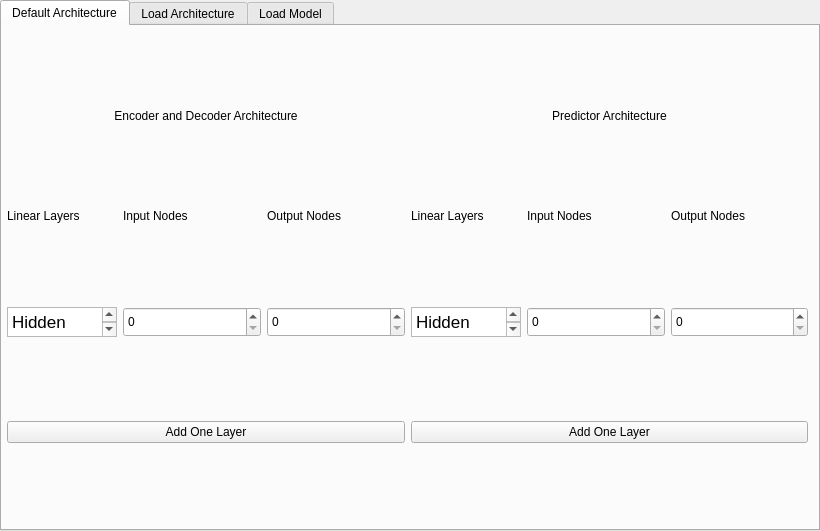
<?xml version="1.0" encoding="UTF-8"?>
<ui version="4.0">
 <class>Form</class>
 <widget class="QWidget" name="Form">
  <property name="geometry">
   <rect>
    <x>0</x>
    <y>0</y>
    <width>820</width>
    <height>531</height>
   </rect>
  </property>
  <property name="windowTitle">
   <string>Form</string>
  </property>
  <property name="layoutDirection">
   <enum>Qt::LeftToRight</enum>
  </property>
  <widget class="QTabWidget" name="tabWidget">
   <property name="geometry">
    <rect>
     <x>0</x>
     <y>0</y>
     <width>820</width>
     <height>531</height>
    </rect>
   </property>
   <property name="currentIndex">
    <number>0</number>
   </property>
   <widget class="QWidget" name="tab">
    <attribute name="title">
     <string>Default Architecture</string>
    </attribute>
    <widget class="QWidget" name="horizontalLayoutWidget">
     <property name="geometry">
      <rect>
       <x>0</x>
       <y>0</y>
       <width>811</width>
       <height>501</height>
      </rect>
     </property>
     <layout class="QHBoxLayout" name="horizontalLayout">
      <property name="leftMargin">
       <number>5</number>
      </property>
      <property name="topMargin">
       <number>5</number>
      </property>
      <property name="rightMargin">
       <number>5</number>
      </property>
      <property name="bottomMargin">
       <number>5</number>
      </property>
      <item>
       <layout class="QVBoxLayout" name="EncoderLayout">
        <item>
         <widget class="QLabel" name="EncoderLabel">
          <property name="maximumSize">
           <size>
            <width>16777215</width>
            <height>15</height>
           </size>
          </property>
          <property name="layoutDirection">
           <enum>Qt::LeftToRight</enum>
          </property>
          <property name="midLineWidth">
           <number>0</number>
          </property>
          <property name="text">
           <string>Encoder and Decoder Architecture</string>
          </property>
          <property name="alignment">
           <set>Qt::AlignHCenter|Qt::AlignTop</set>
          </property>
         </widget>
        </item>
        <item>
         <layout class="QHBoxLayout" name="horizontalLayout_6">
          <property name="bottomMargin">
           <number>0</number>
          </property>
          <item>
           <widget class="QLabel" name="EncoderLabelTxt">
            <property name="maximumSize">
             <size>
              <width>110</width>
              <height>15</height>
             </size>
            </property>
            <property name="text">
             <string>Linear Layers</string>
            </property>
           </widget>
          </item>
          <item>
           <widget class="QLabel" name="EncoderLabelIn">
            <property name="maximumSize">
             <size>
              <width>16777215</width>
              <height>15</height>
             </size>
            </property>
            <property name="text">
             <string>Input Nodes</string>
            </property>
           </widget>
          </item>
          <item>
           <widget class="QLabel" name="EncoderLabelOut">
            <property name="maximumSize">
             <size>
              <width>16777215</width>
              <height>15</height>
             </size>
            </property>
            <property name="text">
             <string>Output Nodes</string>
            </property>
           </widget>
          </item>
         </layout>
        </item>
        <item>
         <layout class="QHBoxLayout" name="horizontalLayout_2">
          <item>
           <widget class="QTextBrowser" name="EncoderTxt">
            <property name="maximumSize">
             <size>
              <width>110</width>
              <height>30</height>
             </size>
            </property>
            <property name="html">
             <string>&lt;!DOCTYPE HTML PUBLIC &quot;-//W3C//DTD HTML 4.0//EN&quot; &quot;http://www.w3.org/TR/REC-html40/strict.dtd&quot;&gt;
&lt;html&gt;&lt;head&gt;&lt;meta name=&quot;qrichtext&quot; content=&quot;1&quot; /&gt;&lt;meta charset=&quot;utf-8&quot; /&gt;&lt;style type=&quot;text/css&quot;&gt;
p, li { white-space: pre-wrap; }
hr { height: 1px; border-width: 0; }
li.unchecked::marker { content: &quot;\2610&quot;; }
li.checked::marker { content: &quot;\2612&quot;; }
&lt;/style&gt;&lt;/head&gt;&lt;body style=&quot; font-family:'.AppleSystemUIFont'; font-size:13pt; font-weight:400; font-style:normal;&quot;&gt;
&lt;p style=&quot; margin-top:0px; margin-bottom:0px; margin-left:0px; margin-right:0px; -qt-block-indent:0; text-indent:0px;&quot;&gt;Hidden Layer 1&lt;/p&gt;&lt;/body&gt;&lt;/html&gt;</string>
            </property>
           </widget>
          </item>
          <item>
           <widget class="QSpinBox" name="encoderSpinIn">
            <property name="minimumSize">
             <size>
              <width>0</width>
              <height>30</height>
             </size>
            </property>
            <property name="maximumSize">
             <size>
              <width>16777215</width>
              <height>16777215</height>
             </size>
            </property>
           </widget>
          </item>
          <item>
           <widget class="QSpinBox" name="encoderSpinOut">
            <property name="minimumSize">
             <size>
              <width>0</width>
              <height>30</height>
             </size>
            </property>
            <property name="maximumSize">
             <size>
              <width>16777215</width>
              <height>16777215</height>
             </size>
            </property>
           </widget>
          </item>
         </layout>
        </item>
        <item>
         <widget class="QPushButton" name="encoderAdd">
          <property name="maximumSize">
           <size>
            <width>16777215</width>
            <height>16777215</height>
           </size>
          </property>
          <property name="focusPolicy">
           <enum>Qt::StrongFocus</enum>
          </property>
          <property name="layoutDirection">
           <enum>Qt::LeftToRight</enum>
          </property>
          <property name="text">
           <string>Add One Layer</string>
          </property>
          <property name="default">
           <bool>false</bool>
          </property>
          <property name="flat">
           <bool>false</bool>
          </property>
         </widget>
        </item>
        <item>
         <layout class="QHBoxLayout" name="horizontalLayout_4"/>
        </item>
       </layout>
      </item>
      <item>
       <layout class="QVBoxLayout" name="PredictorLayout">
        <item>
         <widget class="QLabel" name="PredictorLabel">
          <property name="maximumSize">
           <size>
            <width>16777215</width>
            <height>15</height>
           </size>
          </property>
          <property name="layoutDirection">
           <enum>Qt::LeftToRight</enum>
          </property>
          <property name="midLineWidth">
           <number>0</number>
          </property>
          <property name="text">
           <string>Predictor Architecture</string>
          </property>
          <property name="alignment">
           <set>Qt::AlignHCenter|Qt::AlignTop</set>
          </property>
         </widget>
        </item>
        <item>
         <layout class="QHBoxLayout" name="horizontalLayout_7">
          <property name="bottomMargin">
           <number>0</number>
          </property>
          <item>
           <widget class="QLabel" name="PredictorTxt">
            <property name="maximumSize">
             <size>
              <width>110</width>
              <height>15</height>
             </size>
            </property>
            <property name="text">
             <string>Linear Layers</string>
            </property>
           </widget>
          </item>
          <item>
           <widget class="QLabel" name="PredictorLabelIn">
            <property name="maximumSize">
             <size>
              <width>16777215</width>
              <height>15</height>
             </size>
            </property>
            <property name="text">
             <string>Input Nodes</string>
            </property>
           </widget>
          </item>
          <item>
           <widget class="QLabel" name="PredictorLabelOut">
            <property name="maximumSize">
             <size>
              <width>16777215</width>
              <height>15</height>
             </size>
            </property>
            <property name="text">
             <string>Output Nodes</string>
            </property>
           </widget>
          </item>
         </layout>
        </item>
        <item>
         <layout class="QHBoxLayout" name="horizontalLayout_3">
          <item>
           <widget class="QTextBrowser" name="predictorTxt">
            <property name="maximumSize">
             <size>
              <width>110</width>
              <height>30</height>
             </size>
            </property>
            <property name="html">
             <string>&lt;!DOCTYPE HTML PUBLIC &quot;-//W3C//DTD HTML 4.0//EN&quot; &quot;http://www.w3.org/TR/REC-html40/strict.dtd&quot;&gt;
&lt;html&gt;&lt;head&gt;&lt;meta name=&quot;qrichtext&quot; content=&quot;1&quot; /&gt;&lt;meta charset=&quot;utf-8&quot; /&gt;&lt;style type=&quot;text/css&quot;&gt;
p, li { white-space: pre-wrap; }
hr { height: 1px; border-width: 0; }
li.unchecked::marker { content: &quot;\2610&quot;; }
li.checked::marker { content: &quot;\2612&quot;; }
&lt;/style&gt;&lt;/head&gt;&lt;body style=&quot; font-family:'.AppleSystemUIFont'; font-size:13pt; font-weight:400; font-style:normal;&quot;&gt;
&lt;p style=&quot; margin-top:0px; margin-bottom:0px; margin-left:0px; margin-right:0px; -qt-block-indent:0; text-indent:0px;&quot;&gt;Hidden Layer 1&lt;/p&gt;&lt;/body&gt;&lt;/html&gt;</string>
            </property>
           </widget>
          </item>
          <item>
           <widget class="QSpinBox" name="PredictorSpin1">
            <property name="minimumSize">
             <size>
              <width>0</width>
              <height>30</height>
             </size>
            </property>
            <property name="maximumSize">
             <size>
              <width>16777215</width>
              <height>16777215</height>
             </size>
            </property>
           </widget>
          </item>
          <item>
           <widget class="QSpinBox" name="PredictorSpin2">
            <property name="minimumSize">
             <size>
              <width>0</width>
              <height>30</height>
             </size>
            </property>
           </widget>
          </item>
         </layout>
        </item>
        <item>
         <widget class="QPushButton" name="predictorAdd">
          <property name="maximumSize">
           <size>
            <width>16777215</width>
            <height>16777215</height>
           </size>
          </property>
          <property name="focusPolicy">
           <enum>Qt::StrongFocus</enum>
          </property>
          <property name="layoutDirection">
           <enum>Qt::LeftToRight</enum>
          </property>
          <property name="text">
           <string>Add One Layer</string>
          </property>
          <property name="default">
           <bool>false</bool>
          </property>
          <property name="flat">
           <bool>false</bool>
          </property>
         </widget>
        </item>
        <item>
         <layout class="QHBoxLayout" name="horizontalLayout_8"/>
        </item>
       </layout>
      </item>
     </layout>
    </widget>
   </widget>
   <widget class="QWidget" name="tab_2">
    <attribute name="title">
     <string>Load Architecture</string>
    </attribute>
   </widget>
   <widget class="QWidget" name="tab_3">
    <attribute name="title">
     <string>Load Model</string>
    </attribute>
   </widget>
  </widget>
 </widget>
 <resources/>
 <connections/>
</ui>
